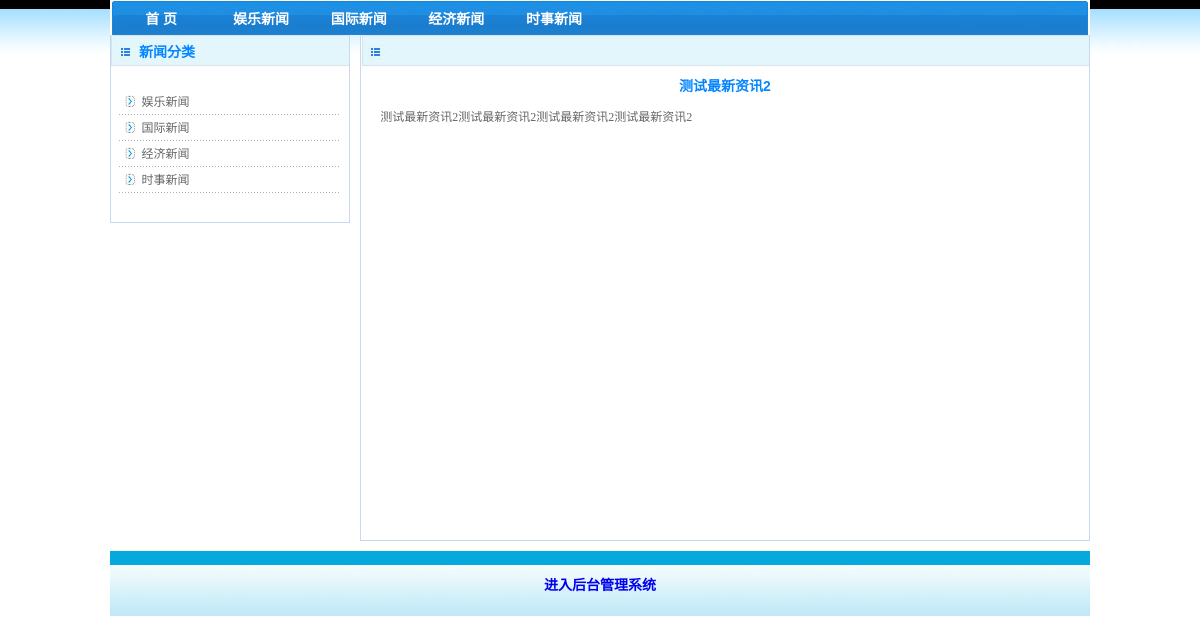
/show_arc.php?id=73, run on the app's committed database.
### tables this page shows
CREATE TABLE `category` (
  `c_id` int(4) NOT NULL AUTO_INCREMENT,
  `category` varchar(100) DEFAULT NULL,
  PRIMARY KEY (`c_id`)
);

CREATE TABLE `arc` (
  `arc_id` int(4) NOT NULL AUTO_INCREMENT,
  `title` varchar(100) DEFAULT NULL,
  `content` text,
  `rq` date DEFAULT NULL,
  `c_id` int(4) NOT NULL,
  PRIMARY KEY (`arc_id`)
);

### top.php (the view, shortened to what this page needs)
<table width="980" height="35" border="0" align="center" cellpadding="0" cellspacing="0" bgcolor="#999999">
  <tr>
    <td background="images/dh.jpg"><table width="935" height="22" border="0" cellpadding="0" cellspacing="0">
      <tr>
        <td width="145" align="center"><a href="index.php" class="bs">首 页</a></td>
<?
$q=mysqli_query($conn, "select * from category");
while($rst=mysqli_fetch_array($q))
{
?>
 <td width="138" align="center"><a href="arc.php?c_id=<?=$rst["c_id"]?>" class="bs"><?=$rst["category"]?></a></td>
<?
}
?>
        <td width="514" class="bs">&nbsp;</td>
        <td width="138">&nbsp;</td>
      </tr>
    </table></td>
  </tr>
</table>

### show_arc.php (shortened to what this page needs)
<?
include("inc/conn.php");
?>
<!DOCTYPE html PUBLIC "-//W3C//DTD XHTML 1.0 Transitional//EN" "http://www.w3.org/TR/xhtml1/DTD/xhtml1-transitional.dtd">
<html xmlns="http://www.w3.org/1999/xhtml">
<head>
<link href="css.css" rel="stylesheet" type="text/css" />
</head>
<body>
<?
include("top.php");
?>
<table width="980" height="386" border="0" align="center" cellpadding="0" cellspacing="0">
  <tr>
    <td width="240" height="386" align="left" valign="top"><table width="100%" border="0" cellpadding="0" cellspacing="0">
      <tr>
        <td height="186" align="left" valign="top">
		<?
		include("inc_category.php");
		?>
		</td>
      </tr>
    </table></td>
    <td width="10">&nbsp;</td>
    <td align="left" valign="top"><table width="100%" height="506" border="0" cellpadding="0" cellspacing="0" class="border">
      <tr>
        <td height="32" background="images/lanmu.jpg"><table width="200" border="0" cellspacing="0" cellpadding="0">
            <tr>
              <td width="26" height="20">&nbsp;</td>
              <td width="174" align="left" valign="bottom" class="Zred">&nbsp;</td>
            </tr>
        </table></td>
      </tr>
      <tr>
        <td height="472" align="left" valign="top">
		<?
		$id=$_GET["id"];
		$q=mysqli_query($conn, "select * from arc where arc_id='$id'");
		$rs=mysqli_fetch_assoc($q);
		?>
		<table width="98%" border="0" align="center">
          <tr>
            <td height="29" align="center" class="Zred"><?=$rs["title"]?></td>
          </tr>
          <tr>
            <td height="28" align="left" class="text12"><div  class="text12" style='line-height:23px;'>&nbsp;&nbsp;
                    <?=$rs["content"]?>
            </div></td>
          </tr>
          <tr>
            <td height="28" align="center" class="Zred"></td>
          </tr>
        </table>
		</td>
      </tr>
    </table></td>
  </tr>
</table>
<table width="100" height="10" border="0" align="center" cellpadding="0" cellspacing="0">
  <tr>
    <td height="6"></td>
  </tr>
</table>
<?
include("copy.php");
?>
</body>
</html>

### inc_category.php (shortened to what this page needs)
<table width="100%" border="0" cellpadding="0" cellspacing="0" class="border">
          <tr>
            <td height="32" background="images/lanmu_x.jpg" bgcolor="#E4E4E4" class="Zred">　　新闻分类</td>
          </tr>
          <tr>
            <td height="147" align="center" valign="middle"><table width="93%" border="0" align="center" cellpadding="0" cellspacing="0">
<?
$q=mysqli_query($conn, "select * from category");
while($rst=mysqli_fetch_array($q))
{
?>
                <tr>
                  <td width="10%" height="25" align="center" valign="middle"><span class="red12"><img src="images/icon_02.jpg" width="11" height="12" /></span></td>
                  <td width="90%" align="left" valign="middle" class="text12"><a href="arc.php?c_id=<?=$rst["c_id"]?>" class="text12">
       <?=$rst["category"]?>
     </a></td>
                </tr>
                <tr>
                  <td height="1" colspan="2" background="images/dot.gif"></td>
                </tr>
<?
}
?>
            </table></td>
          </tr>
          <tr>
            <td height="8" colspan="2" background=""></td>
          </tr>
        </table>

### css.css (style rules this page uses)
body { margin-left: 0px; margin-top: 0px; margin-right: 0px; margin-bottom: 0px; background-color: #ffffff; }
td { font-family: Arial, Helvetica, sans-serif; }
a:link { text-decoration: none; }
.bs { font-size:14px; color:#ffffff; font-weight:bolder; }
.border { border-left:#c7d8ef solid 1px; border-right:#c7d8ef solid 1px;border-bottom:#c7d8ef solid 1px; }
.text12 { font-size:12px; color:#666666; font-family: "宋体"; text-decoration:none; }
.Zred { color:#0686fd;font-size:14px; text-decoration:none;font-weight:bolder; }

### data on the page
category: category "娱乐新闻"
category: category "国际新闻"
category: category "经济新闻"
category: category "时事新闻"
arc: title "测试最新资讯2", content "测试最新资讯2测试最新资讯2测试最新资讯2测试最新资讯2"
